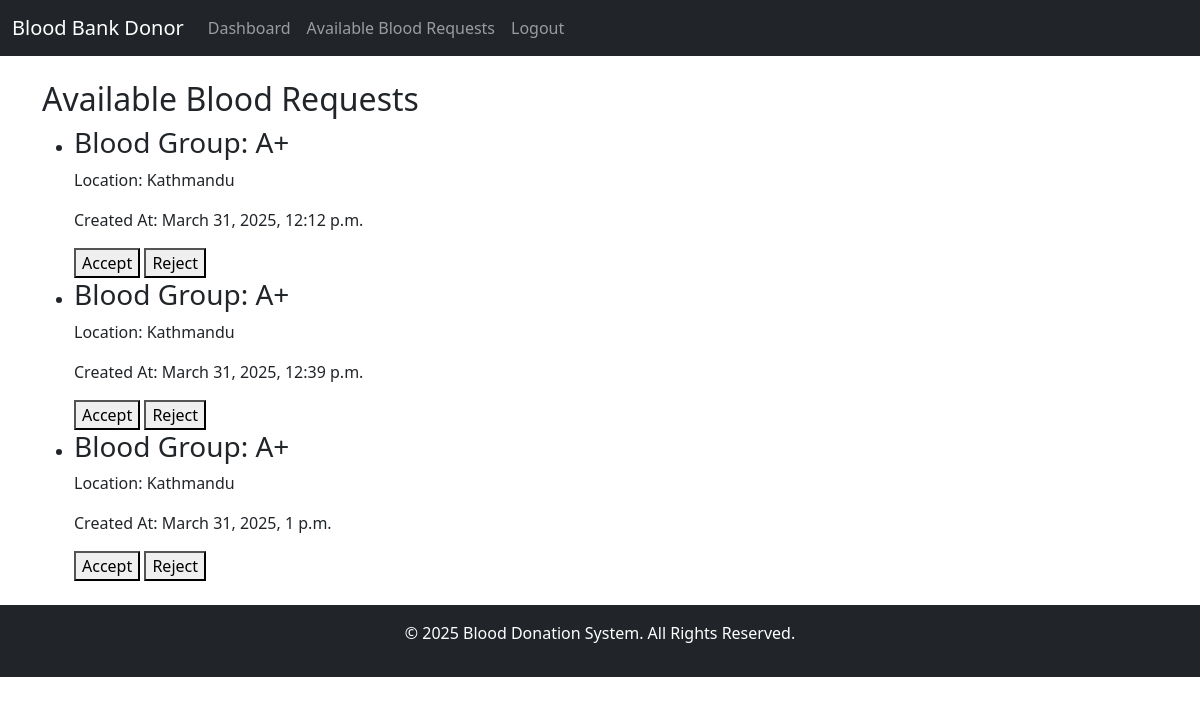
/donor/available-requests/ (signed in), run on an earlier commit of the app's database.
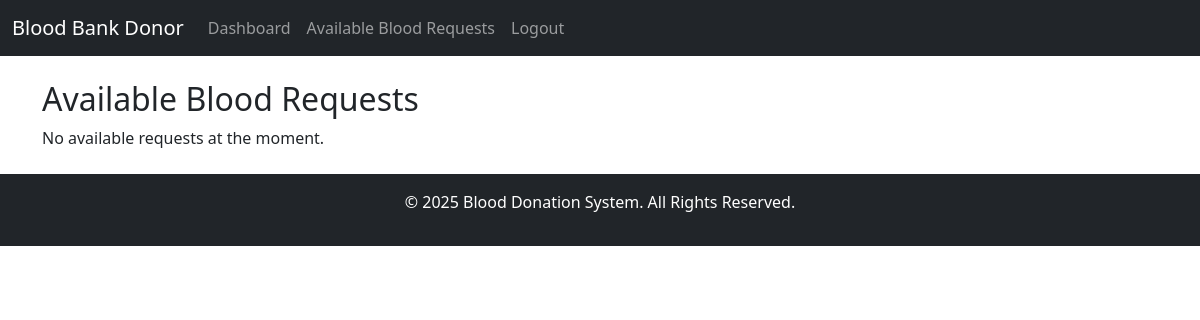
And on a later commit of the database.
### myapp/models.py (models this page shows)
class BloodRequest(models.Model):
    STATUS_CHOICES = (
        ('pending', 'Pending'),
        ('processing', 'Processing'),
        ('completed', 'Completed'),
    )
    admin = models.ForeignKey(CustomUser, on_delete=models.CASCADE, limit_choices_to={'user_type': "1"})
    blood_group = models.CharField(max_length=4, choices=CustomUser.BLOOD_GROUPS)
    location = models.CharField(max_length=255)
    status = models.CharField(max_length=20, choices=STATUS_CHOICES, default='pending')
    created_at = models.DateTimeField(auto_now_add=True)

### myapp/views.py (the view)
# urls.py: path('donor/available-requests/', views.available_blood_requests, name='available_blood_requests'),
@login_required
@user_passes_test(is_donor)
def available_blood_requests(request):
    available_requests = BloodRequest.objects.filter(
        blood_group=request.user.blood_group
    ).exclude(
        responses__donor=request.user,
        responses__is_accepted=True
    ).exclude(
        responses__donor=request.user,
        responses__is_deleted=True
    ).exclude(
        responses__donor=request.user,
        responses__is_saved=True
    )
    return render(request, "donor/available_blood_requests.html", {
        "available_requests": available_requests
    })

### myapp/views.py (called while the page is built)
def is_donor(user):
    return user.is_authenticated and user.user_type == "3"

### myapp/templates/donor/available_blood_requests.html (shortened to what this page needs)
{% extends 'donor/donor_base.html' %}
{% block content %}
    <h2>Available Blood Requests</h2>
    {% if available_requests %}
        <ul>
            {% for request in available_requests %}
                <li>
                    <h3>Blood Group: {{ request.blood_group }}</h3>
                    <p>Location: {{ request.location }}</p>
                    <p>Created At: {{ request.created_at }}</p>
                    <form method="POST" action="{% url 'donor_response' request.id %}">
                        <button type="submit" name="action" value="accept">Accept</button>
                        <button type="submit" name="action" value="reject">Reject</button>
                    </form>
                </li>
            {% endfor %}
        </ul>
    {% else %}
        <p>No available requests at the moment.</p>
    {% endif %}
{% endblock %}

What changed in the data, as far as the page shows it:
removed BloodRequest: blood_group "A+", location "Kathmandu", created_at "March 31, 2025, 12:12 p.m."
removed BloodRequest: blood_group "A+", location "Kathmandu", created_at "March 31, 2025, 12:39 p.m."
removed BloodRequest: blood_group "A+", location "Kathmandu", created_at "March 31, 2025, 1 p.m."
Also different on the page:
text now shown: "No available requests at the moment."
